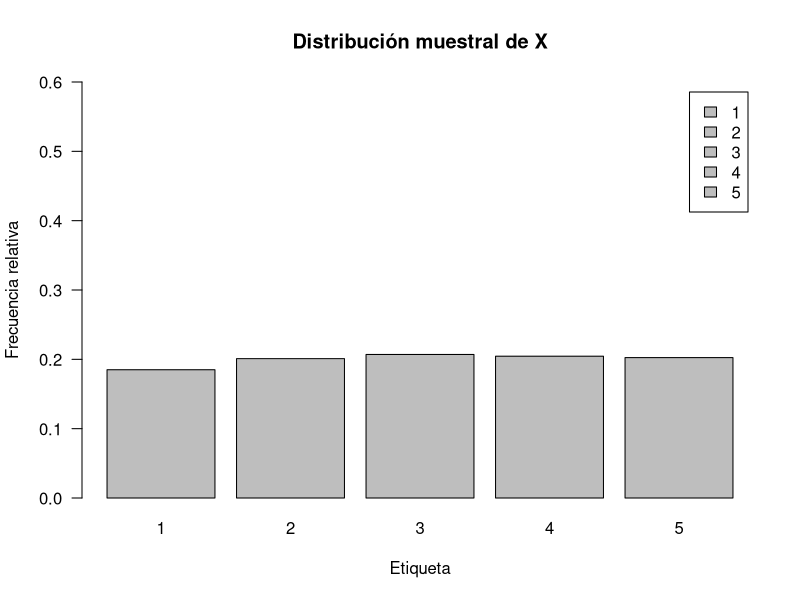
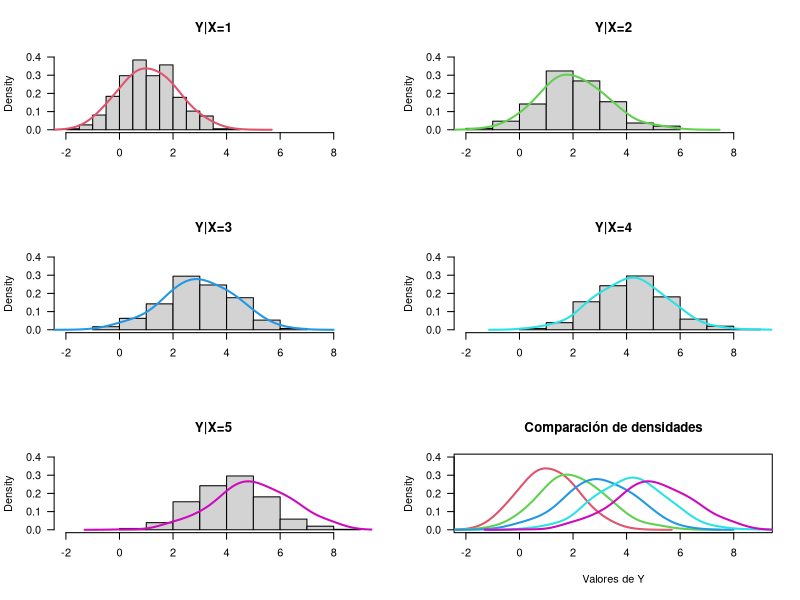
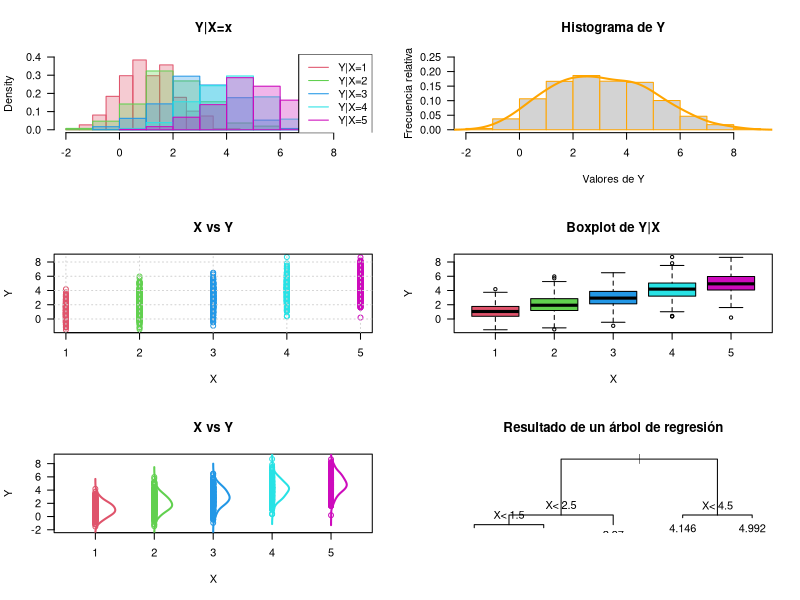

Generate these figures, in order, with R:
## ---- chunk 1
knitr::opts_chunk$set(echo = TRUE)
## ---- chunk 2
set.seed(20200521) # se fija la semilla para obtener resultados reproducibles
N<-2000 # Número de simulaciones
X<-ceiling(runif(n=N,min=0,max=5))
## ---- chunk 3
X_freq_abs<-table(X) # Calcula las frecuencias absolutas
X_freq_rel<-prop.table(X_freq_abs) # Calcula las frecuencias relativas
barplot(X_freq_rel,legend.text =1:5,ylim=c(0,0.6),las=1) # Gráfico de barras de las frecuencias relativas
# barplot(c(X_freq_rel,NA),legend.text =c(1:5,NA),las=1) # Tarea: explorar qué hace esta línea de código.
title(xlab="Etiqueta",ylab="Frecuencia relativa",
      main="Distribución muestral de X")
## ---- chunk 4
Y<-rnorm(N,mean=X,sd=(10+X)/10)
## ---- chunk 5
par(mfrow=c(3,2))
hist(Y[X==1],freq=FALSE,main = "Y|X=1",xlim=c(-2,9),ylim=c(0,0.4),las=1,xlab="")
lines(density(Y[X==1],bw=0.5),col=2,lwd=2)
hist(Y[X==2],freq=FALSE,main = "Y|X=2",xlim=c(-2,9),ylim=c(0,0.4),las=1,xlab="")
lines(density(Y[X==2],bw=0.5),col=3,lwd=2)
hist(Y[X==3],freq=FALSE,main = "Y|X=3",xlim=c(-2,9),ylim=c(0,0.4),las=1,xlab="")
lines(density(Y[X==3],bw=0.5),col=4,lwd=2)
hist(Y[X==4],freq=FALSE,main = "Y|X=4",xlim=c(-2,9),ylim=c(0,0.4),las=1,xlab="")
lines(density(Y[X==4],bw=0.5),col=5,lwd=2)
hist(Y[X==4],freq=FALSE,main = "Y|X=5",xlim=c(-2,9),ylim=c(0,0.4),las=1,xlab="")
lines(density(Y[X==5],bw=0.5),col=6,lwd=2)
plot(density(Y[X==1],bw=0.5),col=2,lwd=2,las=1,xlim=c(-2,9),ylim=c(0,0.4),
     main="Comparación de densidades",xlab = "Valores de Y")
lines(density(Y[X==2],bw=0.5),col=3,lwd=2)
lines(density(Y[X==3],bw=0.5),col=4,lwd=2)
lines(density(Y[X==4],bw=0.5),col=5,lwd=2)
lines(density(Y[X==5],bw=0.5),col=6,lwd=2)
## ---- chunk 6
# Tomado de:
# https://www.r-graph-gallery.com/2-two-histograms-with-melt-colors.html
hist(Y[X==1],freq=FALSE,border=2,main = "Y|X=x",xlim=c(-2,9),ylim=c(0,0.4),las=1,xlab="",col=rgb(col2rgb(2)[1,1]/255,col2rgb(2)[2,1]/255,col2rgb(2)[3,1]/255,alpha=0.3))

hist(Y[X==2],freq=FALSE,border=3,main = "Y|X=1",xlim=c(-2,9),ylim=c(0,0.4),las=1,xlab="",col=rgb(col2rgb(3)[1,1]/255,col2rgb(3)[2,1]/255,col2rgb(3)[3,1]/255,alpha=0.3),add=TRUE)

hist(Y[X==3],freq=FALSE,border=4,main = "Y|X=1",xlim=c(-2,9),ylim=c(0,0.4),las=1,xlab="",col=rgb(col2rgb(4)[1,1]/255,col2rgb(4)[2,1]/255,col2rgb(4)[3,1]/255,alpha=0.3),add=TRUE)

hist(Y[X==4],freq=FALSE,border=5,main = "Y|X=1",xlim=c(-2,9),ylim=c(0,0.4),las=1,xlab="",col=rgb(col2rgb(5)[1,1]/255,col2rgb(5)[2,1]/255,col2rgb(5)[3,1]/255,alpha=0.3),add=TRUE)

hist(Y[X==5],freq=FALSE,border=6,main = "Y|X=1",xlim=c(-2,9),ylim=c(0,0.4),las=1,xlab="",col=rgb(col2rgb(6)[1,1]/255,col2rgb(6)[2,1]/255,col2rgb(6)[3,1]/255,alpha=0.3),add=TRUE)

legend("topright",legend=paste0("Y|X=",1:5),col=2:6,lty=1)
## ---- chunk 7
hist(Y,freq=FALSE,las=1,main="Histograma de Y",
     xlab="Valores de Y", ylab="Frecuencia relativa",
     xlim=c(-2,9),ylim=c(0,0.25),border="orange")
lines(density(Y,bw=0.5),col="orange",lwd=2)
## ---- chunk 8
plot(X,Y,las=1,xlab="X",ylab="Y",main="X vs Y",col=X+1)
grid()
## ---- chunk 9
boxplot(Y~X,col=2:6,las=1,main="Boxplot de Y|X")
## ---- chunk 10
# Estas densidades se calcularon arriba, pero no se guardaron en objetos. Así que hay que volverlas a calcular. Hay que pensar siempre en guardar los cálculos en objetos para evitar los reprocesos.
d1<-density(Y[X==1],bw=0.5)
d2<-density(Y[X==2],bw=0.5)
d3<-density(Y[X==3],bw=0.5)
d4<-density(Y[X==4],bw=0.5)
d5<-density(Y[X==5],bw=0.5)
## ---- chunk 11
plot(X,Y,las=1,xlab="X",ylab="Y",main="X vs Y",col=X+1,ylim=c(-2,9),xlim=c(0.5,5.5))
lines(d1$y+1,d1$x,col=2,lwd=2)
lines(d2$y+2,d2$x,col=3,lwd=2)
lines(d3$y+3,d3$x,col=4,lwd=2)
lines(d4$y+4,d4$x,col=5,lwd=2)
lines(d5$y+5,d5$x,col=6,lwd=2)
## ---- chunk 12
(Y_avg_cond<-aggregate(Y~X,FUN=mean))
## ---- chunk 13
(Y_sd_cond<-aggregate(Y~X,FUN=sd))
## ---- chunk 14
(Y_param<-merge(Y_avg_cond,Y_sd_cond,by="X",suffixes = c("_mean","_sd")))
## ---- chunk 15
(L_teo<-mean(Y_sd_cond$Y^2))
## ---- chunk 16
modelo_lm<-lm(Y~X)
## ---- chunk 17
(L_lm<-mean(residuals(modelo_lm)^2))
## ---- chunk 18
library(rpart)
modelo_rt<-rpart(Y~X)
## ---- chunk 19
plot(modelo_rt,margin=0.03, main="Resultado de un árbol de regresión")
text(modelo_rt)
## ---- chunk 20
(L_rt<-mean(residuals(modelo_rt)^2))
## ---- chunk 21
library(caret)
modelo_knn<-knnreg(Y~X,data=data.frame(X,Y),k=5)
## ---- chunk 22
errores_knn<-Y-predict(modelo_knn)
(L_knn<-mean(errores_knn^2))
## ---- chunk 23
library(nlme)
modelo_gls<-gls(Y~X,weights=~X)
## ---- chunk 24
(L_gls<-mean(residuals(modelo_gls)^2))
## ---- chunk 25
cbind(L_teo,L_lm,L_knn,L_rt,L_gls)
